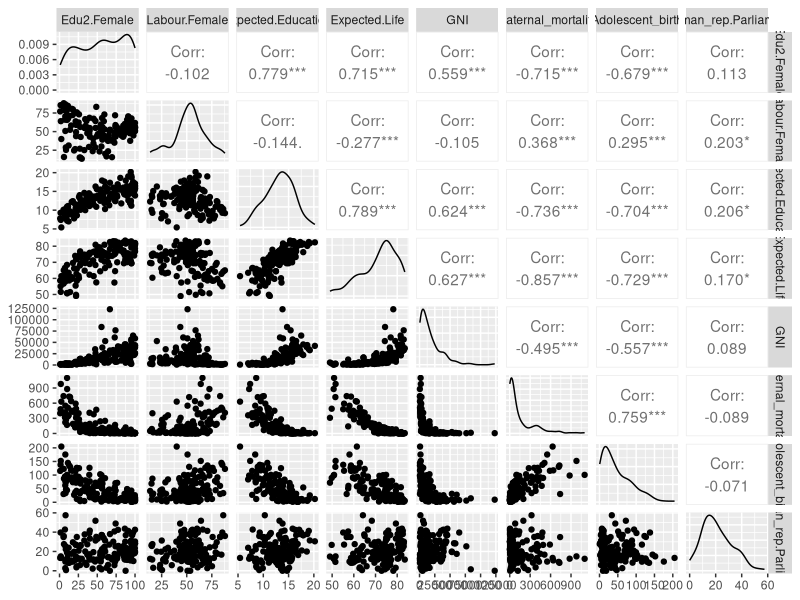
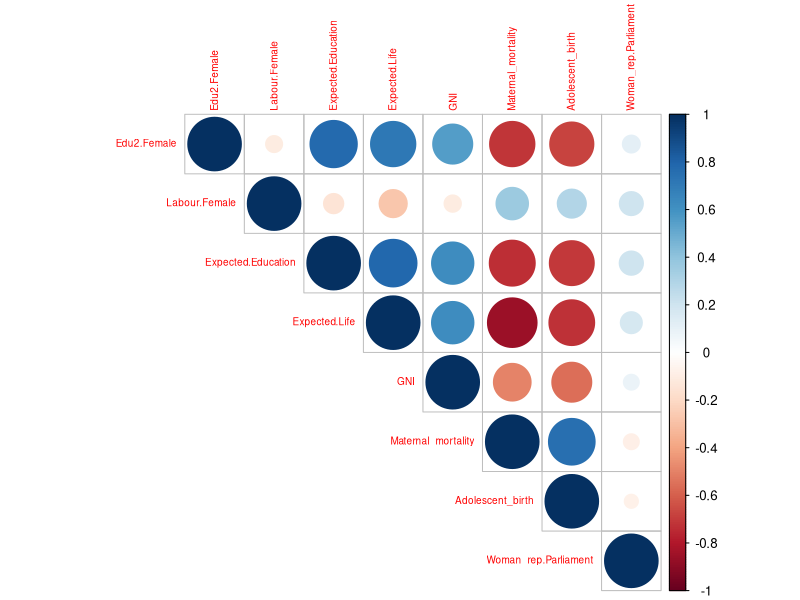
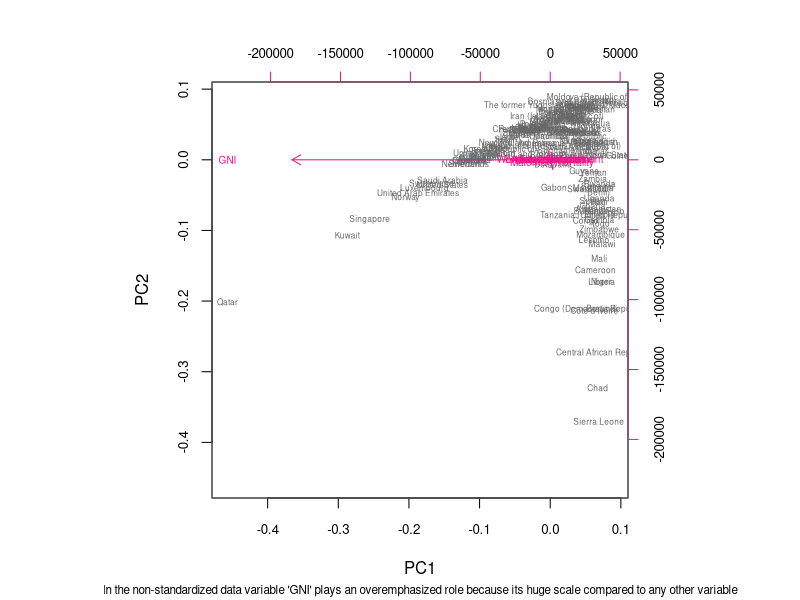
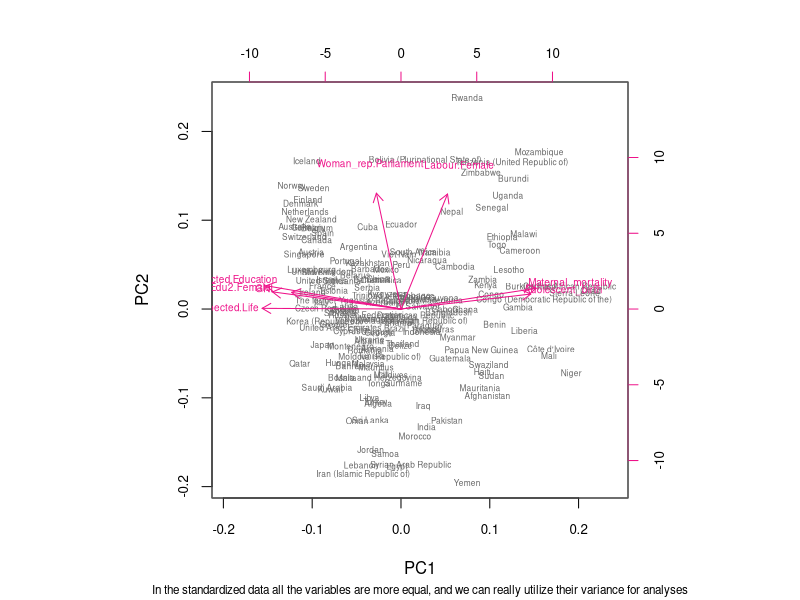
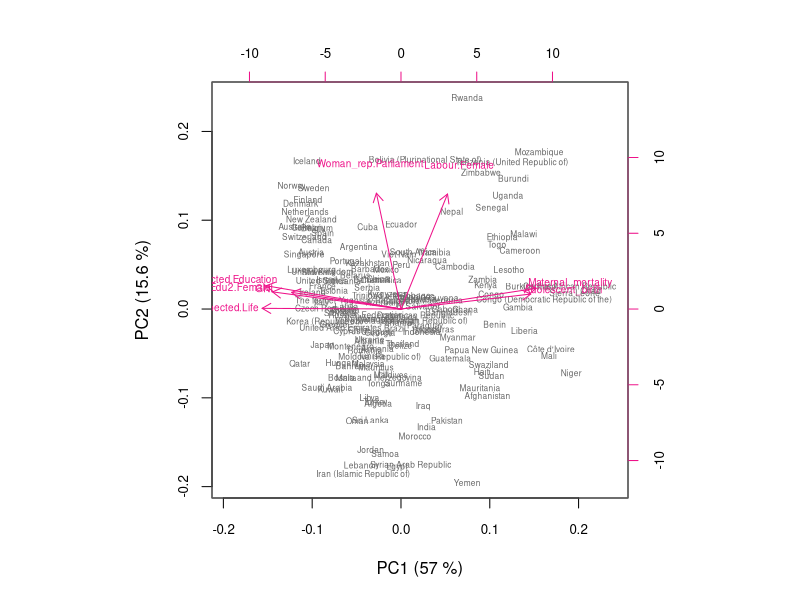
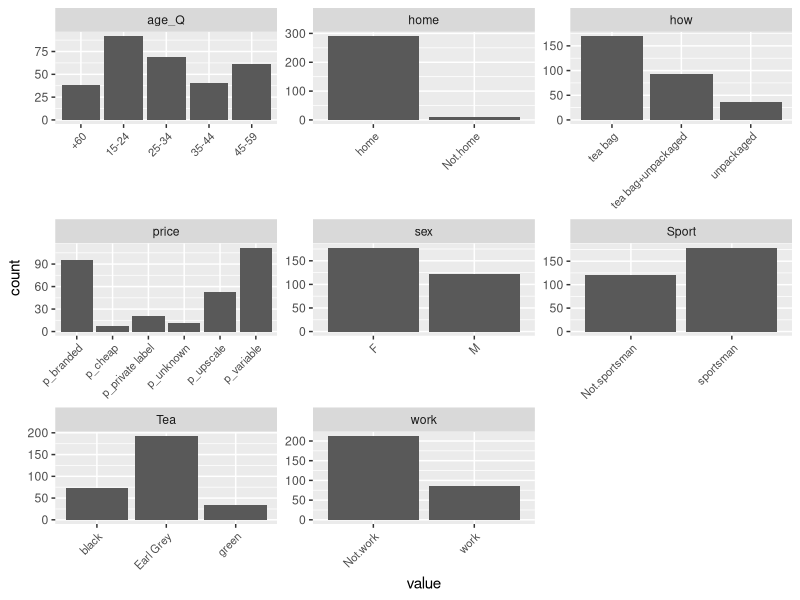
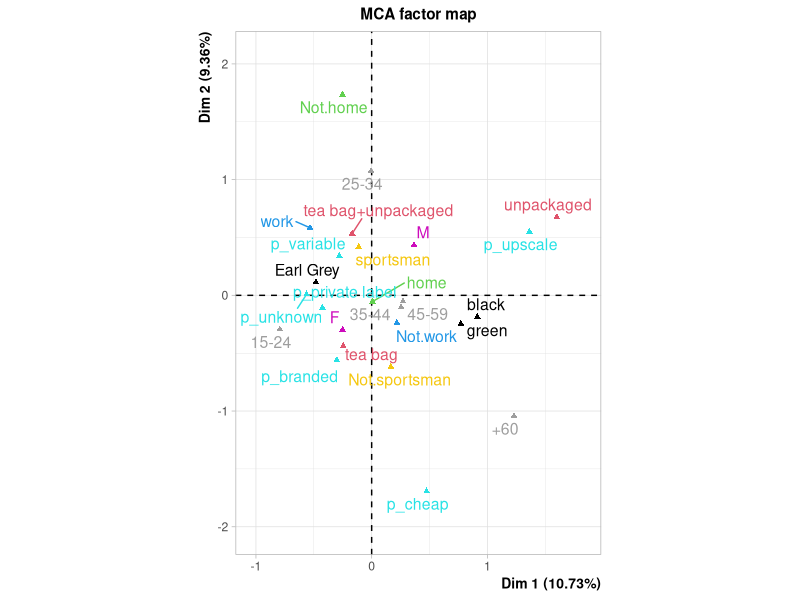

Recreate these plots in R, in order.
## ---- chunk 1
# Set working directory:
setwd("C:/Users/mikniemi/OneDrive - University of Helsinki/OpenDataScience/IODS/IODS-project")

# Access the necessary tool packages:
library(dplyr)
library(corrplot)
library(GGally)
library(FactoMineR)
library(ggplot2)
library(tidyr)

# Load and explore the exercise data:
human <- read.table("Data/human.txt")
summary(human)
ggpairs(human)
## ---- chunk 2
# Compute the correlation matrix and visualize it with corrplot:
cor(human) %>% corrplot(type = "upper", tl.cex=0.6)
## ---- chunk 3
# Perform principal component analysis on the not standardized data (SVD method):
pca_human <- prcomp(human)

# Draw a biplot of the principal component representation and the original variables
biplot(pca_human, choices = 1:2, cex = c(0.5, 0.6), col = c("grey40", "deeppink2"), sub = "In the non-standardized data variable 'GNI' plays an overemphasized role because its huge scale compared to any other variable", cex.sub = 0.7, cex.axis = 0.8)
## ---- chunk 4
# Standardize the variables:
human_std <- scale(human)

# Perform principal component analysis on the standardized data (SVD method):
pca_human_std <- prcomp(human_std)

# Draw a biplot of the principal component representation and the original variables:
biplot(pca_human_std, choices = 1:2, cex = c(0.5, 0.6), col = c("grey40", "deeppink2"), sub = "In the standardized data all the variables are more equal, and we can really utilize their variance for analyses", cex.sub = 0.7, cex.axis = 0.8)
## ---- chunk 5
# Calculate summary of principal component analysis:
s <- summary(pca_human_std)

# Calculate and print out rounded percentages of variance captured by each PC:
pca_pr <- round(1*s$importance[2, ]*100, digits = 1)
pca_pr
## ---- chunk 6
# Let's adjust biplot by creating object 'pc_lab' to be used as axis labels:
pc_lab <- paste0(names(pca_pr), " (", pca_pr, " %)")

# draw a biplot
biplot(pca_human_std, cex = c(0.5, 0.6), col = c("grey40", "deeppink2"), cex.axis = 0.8, xlab = pc_lab[1], ylab = pc_lab[2])
## ---- chunk 7
# Load the tea data:
data("tea")

# Look at the summary and structure of the data:
summary(tea)
str(tea)

# Select some variables that I'm interested in:
keep_columns <- c("Tea", "how", "home", "work", "price", "sex", "Sport", "age_Q")
tea_selection <- dplyr::select(tea, one_of(keep_columns))

# Visualize the data of the selected columns
gather(tea_selection) %>% ggplot(aes(value)) + facet_wrap("key", scales = "free") + geom_bar() + theme(axis.text.x = element_text(angle = 45, hjust = 1, size = 8))
## ---- chunk 8
# Perform Multiple Correspondence Analysis and look at the summary of the model
mca <- MCA(tea_selection, graph = FALSE)
summary(mca)

# Visualize MCA
plot(mca, invisible=c("ind"), habillage = "quali")
